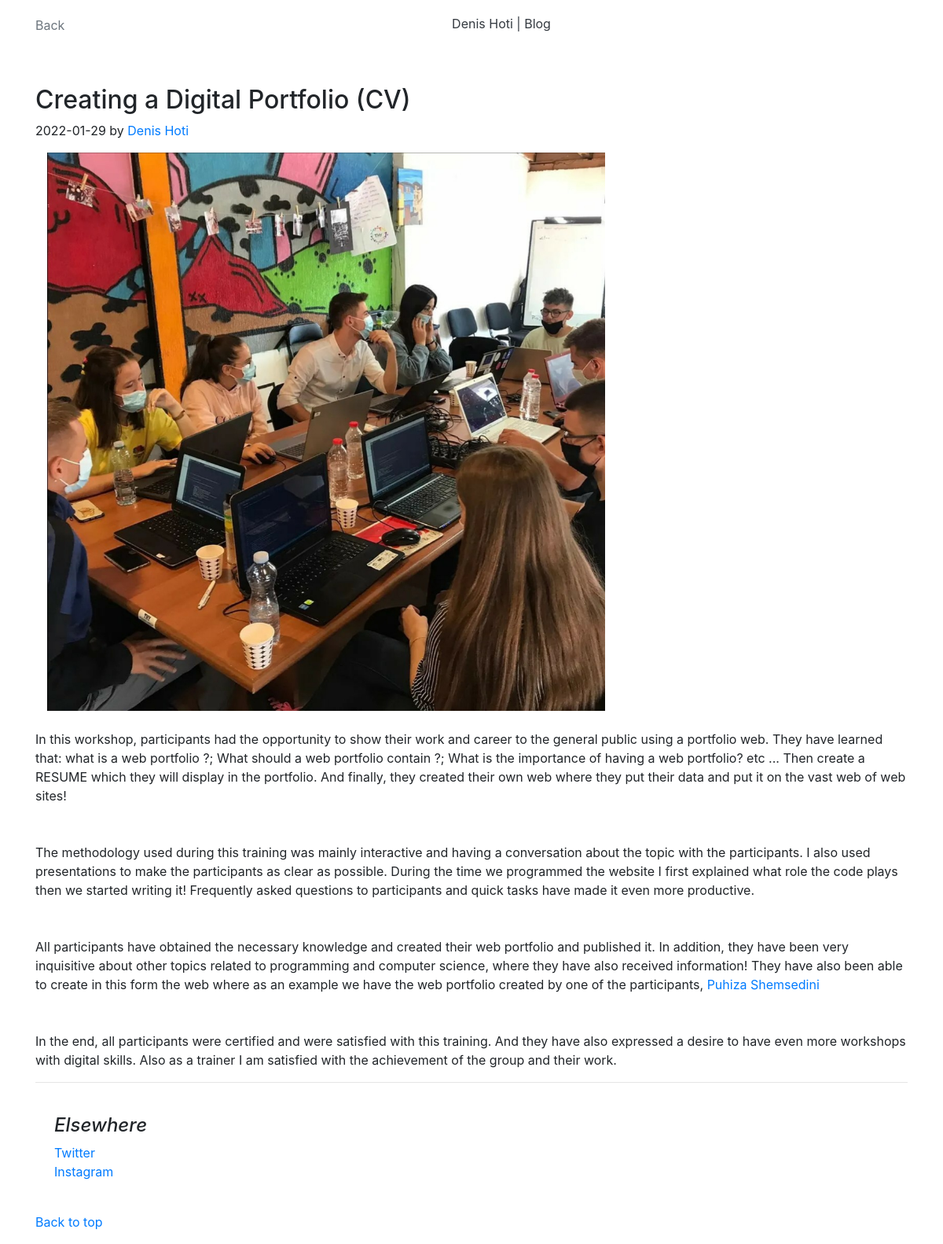
Page /readBlog.php?bId=9 on the committed database.
### tables this page shows
CREATE TABLE `blog` (
  `bId` int(10) NOT NULL,
  `bBanner` varchar(255) DEFAULT NULL,
  `bSubtitle` varchar(255) DEFAULT NULL,
  `bTitle` varchar(255) DEFAULT NULL,
  `bShortDescription` varchar(255) DEFAULT NULL,
  `bContent` text DEFAULT NULL,
  `bDate` date DEFAULT NULL
);

### readBlog.php (the view, shortened to what this page needs)
<?php
        include "./config.php";
        if(isset($_GET['bId'])){
            $blog_id = $_GET['bId'];
            $select = "SELECT * FROM blog WHERE bId='$blog_id'";
            $query = mysqli_query($connect, $select);
            while($row = mysqli_fetch_assoc($query)){
                    $banner = $row['bBanner'];
                    $title = $row['bTitle'];
                    $content = $row['bContent'];
                    $date = $row['bDate'];
                  }
    ?>
<!DOCTYPE html>
<html lang="en">
  <head>
    <link rel="stylesheet" href="https://stackpath.bootstrapcdn.com/bootstrap/4.5.0/css/bootstrap.min.css">
  </head>
  <body>
    <div class="container">
  <header class="blog-header py-3">
    <div class="row flex-nowrap justify-content-between align-items-center">
      <div class="col-4 pt-1">
        <a class="text-muted" href="./.">Back</a>
      </div>
      <div style="position: center;margin-right: 30%" class="col-4 text-center">
        <a style="position: center;" class="blog-header-logo text-dark" href="./blog.php">Denis Hoti | Blog</a>
      </div>
    </div>
  </header>
  <br>
  <br>
 <div class="blog-post">
        <h2 class="blog-post-title"><?= $title ?></h2>
        <p class="blog-post-meta"><?= $date ?> by <a target="_blank" href="https://www.instagram.com/denishotiii">Denis Hoti</a></p>
        <img src="images/<?= $banner ?>" class="col-12 col-sm-12 col-md-6 col-lg-8 col-xl-8 aa1">
        <br>
        <br>
        <p><?= $content ?></p>
        <hr>
            <div class="p-4">
        <h4 class="font-italic">Elsewhere</h4>
        <ol class="list-unstyled">
          <li><a href="#">Twitter</a></li>
         <li><a href="https://www.instagram.com/denishotiii">Instagram</a></li>
        </ol>
      </div>
  </div>
<footer class="blog-footer">
  <p>
    <a href="#">Back to top</a>
  </p>
</footer>
</body>
</html>
<?php }  ?>

### rows in the picture
blog: bTitle "Creating a Digital Portfolio (CV)", bDate "2022-01-29", bBanner (picture), bContent "In this workshop, participants had the opportunity to show their work and career to the general public using a portfolio web. They have learned that: what is a web portfolio ?; What should a web portfolio contain ?; What is the importance of having a web portfolio? etc ... Then create a RESUME which they will display in the portfolio. And finally, they created their own web where they put their data and put it on the vast web of web sites! The methodology used during this training was mainly interactive and having a conversation about the topic with the participants. I also used presentations to make the participants as clear as possible. During the time we programmed the website I first…"
